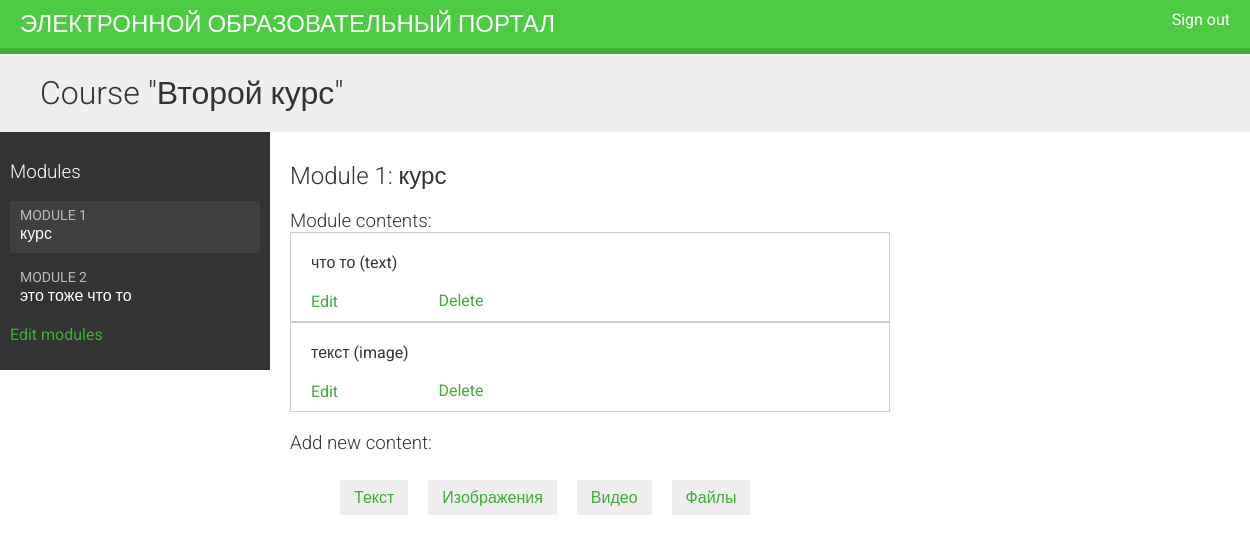
The app's page /courses/module/3/ (signed in) with its own data.
### courses/models.py (models this page shows, shortened)
class Course(models.Model):
    owner = models.ForeignKey(
        User,
        related_name = 'courses_created',
    on_delete = models.CASCADE
    )
    subject = models.ForeignKey(
        Subject,
        related_name='courses',
        on_delete=models.CASCADE
    )
    title = models.CharField(max_length=200)
    slug = models.SlugField(max_length=200, unique=True)
    overview = models.TextField()
    created = models.DateTimeField(auto_now_add=True)
    class Meta:
        ordering = ['-created']
    students = models.ManyToManyField(
        User,
        related_name='courses_joined',
        blank=True
    )

class Module(models.Model):
    course = models.ForeignKey(Course, related_name = 'modules', on_delete = models.CASCADE)
    title = models.CharField(max_length=200)
    description = models.TextField(blank=True)
    order = OrderField(blank=True, for_fields=['course'])
    class Meta:
        ordering = ['order']

class Content(models.Model):
    module=models.ForeignKey(
        Module,
        related_name='contents',
        on_delete=models.CASCADE
    )
    content_type = models.ForeignKey(
        ContentType,
        on_delete = models.CASCADE,
        limit_choices_to = {
            'model__in': ('text', 'video', 'image', 'file')
        }
    )
    object_id = models.PositiveIntegerField()
    item=GenericForeignKey('content_type', 'object_id')
    order = OrderField(blank=True, for_fields=['module'])
    class Meta:
        ordering = ['order']

class ItemBase(models.Model):
    owner = models.ForeignKey(
        User,
        related_name='%(class)s_related',
        on_delete=models.CASCADE
    )
    title=models.CharField(max_length=200)
    created=models.DateTimeField(auto_now_add=True)
    updated=models.DateTimeField(auto_now=True)
    class Meta:
        abstract=True
    def __str__(self):
        return self.title

class Text(ItemBase):
    content=models.TextField()

class Image(ItemBase):
    file=models.FileField(upload_to='images')

### courses/views.py (the view)
# urls.py: path('module/<int:module_id>/', views.ModuleContentListView.as_view(), name='module_content_list'),
class ModuleContentListView(TemplateResponseMixin, View):
    template_name = 'courses/manage/module/content_list.html'
    def get(self, request, module_id):
        module = get_object_or_404(Module, id=module_id, course__owner=request.user)
        return self.render_to_response({'module': module})

### courses/templatetags/course.py (called while the page is built)
@register.filter
def model_name(obj):
    try:
        return obj._meta.model_name
    except AttributeError:
        return None

### courses/templates/courses/manage/module/content_list.html (shortened to what this page needs)
{% extends "base.html" %}
{% load course %}
{% block content %}
{% with course=module.course %}
  <h1>Course "{{ course.title }}"</h1>
  <div class="contents">
    <h3>Modules</h3>
    <ul id="modules">
      {% for m in course.modules.all %}
        <li data-id="{{ m.id }}" {% if m == module %}class="selected"{% endif %}>
          <a href="{% url "module_content_list" m.id %}">
            <span>
              Module <span class="order">{{ m.order|add:1 }}</span>
            </span>
            <br>
            {{ m.title }}
          </a>
        </li>
      {% empty %}
        <li>No modules yet.</li>
      {% endfor %}
    </ul>
    <p><a href="{% url "course_module_update" course.id %}">
    Edit modules</a></p>
  </div>
  <div class="module">
    <h2>Module {{ module.order|add:1 }}: {{ module.title }}</h2>
    <h3>Module contents:</h3>
    <div id="module-contents">
      {% for content in module.contents.all %}
        <div data-id="{{ content.id }}">
          {% with item=content.item %}
            <p>{{ item }} ({{ item|model_name }})</p>
            <a href="{% url "module_content_update" module.id item|model_name item.id %}">
              Edit
            </a>
            <form action="{% url "module_content_delete" content.id %}" method="post">
              <input type="submit" value="Delete">
            </form>
            {% endwith %}
        </div>
      {% empty %}
        <p>This module has no contents yet.</p>
      {% endfor %}
    </div>
    <h3>Add new content:</h3>
    <ul class="content-types">
      <li>
        <a href="{% url "module_content_create" module.id "text" %}">Текст</a>
      </li>
      <li>
        <a href="{% url "module_content_create" module.id "image" %}">Изображения</a>
      </li>
      <li>
        <a href="{% url "module_content_create" module.id "video" %}">Видео</a>
      </li>
      <li>
        <a href="{% url "module_content_create" module.id "file" %}">Файлы</a>
      </li>
    </ul>
  </div>
{% endwith %}
{% endblock %}

### courses/static/css/base.css (style rules this page uses)
body { margin:0; font-family:'Roboto', sans-serif; font-weight:400; color:#333; }
a { color:#3fad37; text-decoration:none; }
ul { float:left; }
h1, h2, h3, h4, h5, h6 { font-family:'Roboto', sans-serif; font-weight:300; }
h1 { background:#efefef; width:100%; overflow:auto; padding:20px 0 20px 40px; margin:0; }
.module { padding:10px 20px; float:left; width:600px; }
.module h3 { margin:20px 0 0; padding:0; width:100%; }
.module p { margin:10px 0 20px; width:100%; float:left; }
.contents { width:20%; padding:10px; float:left; background:#333; color: #fff; font-family:'Roboto', sans-serif; }
.contents ul { list-style:none; margin:0; padding:0; width:100%; }
.contents ul li { margin:0 0 10px 0; padding:4px 10px 10px; overflow:auto; cursor:move; }
.contents ul li.selected { background:#3f3f3f; }
.contents ul span { text-transform:uppercase; color:#bbb; font-size:14px; }
.contents ul a { display:block; color:#fff; text-decoration:none; }
ul.content-types li { list-style:none; float:left; margin:10px; background:#efefef; padding:8px 14px; }
input, select, textarea { border:1px solid #ccc; border-bottom:3px solid #ccc; padding:8px 12px; font-size:16px; font-family:'Roboto', sans-serif; float:left; clear:both; width:300px; }
input[type=submit], a.button { border-radius:5px; background:#4dcc43; color:#fff; font-size:16px; text-transform:uppercase; border:none; padding:10px 20px; margin:20px 0; }
#module-contents div { padding:10px 20px; border:1px solid #ccc; background:#fff }
#module-contents form { margin:0; padding:0; }
#module-contents input[type=submit] { color:#3fad37; background:none; margin:-20px 0 0; padding:0; float:left; text-transform:none; }

### records on screen
Course: title "Второй курс"
Module: order|add "1", title "курс"
Module: order|add "2", title "это тоже что то"
Content: item "что то", item|model_name "text"
Content: item "текст", item|model_name "image"
